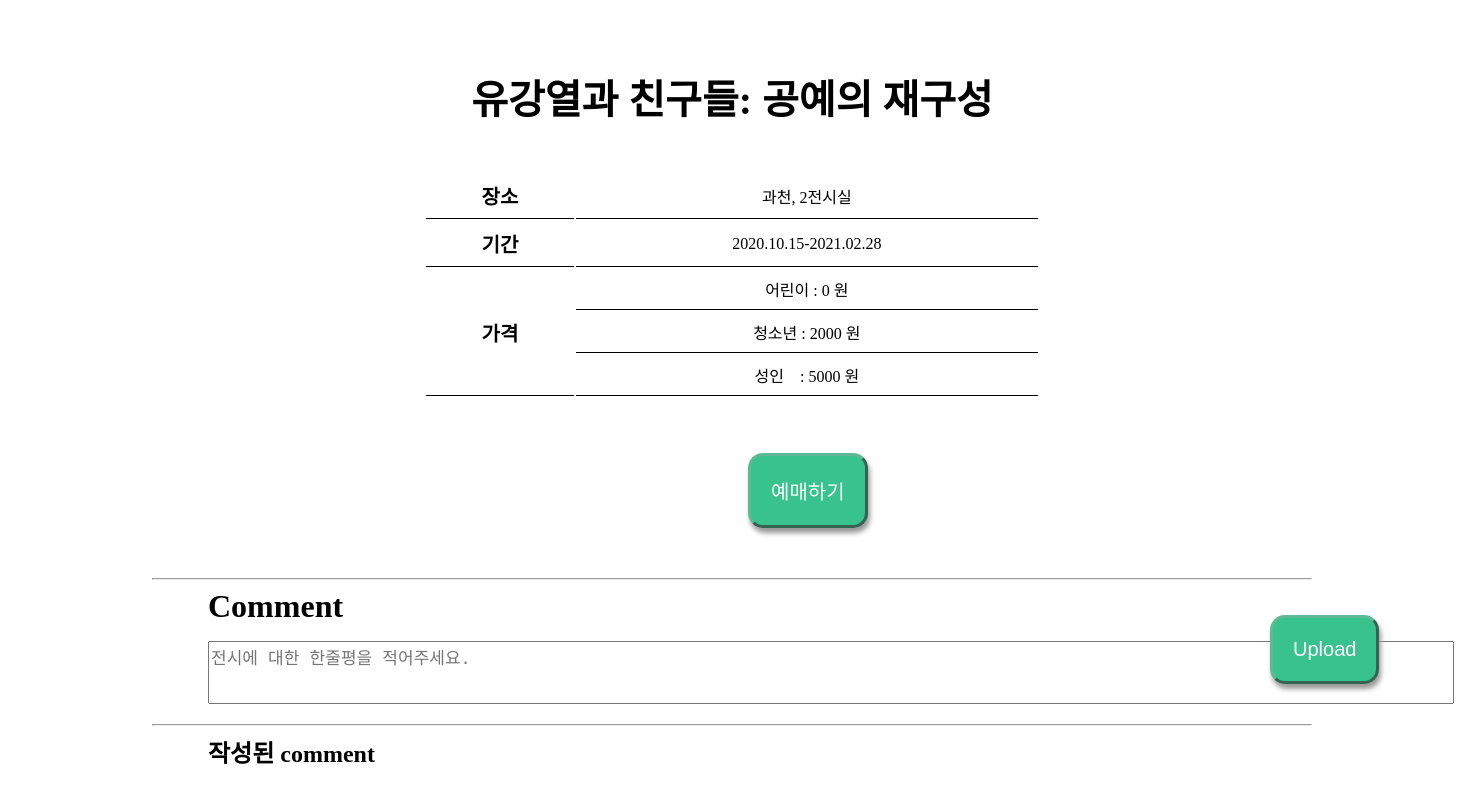
/detail_information/1/1, run on the app's committed database.
### tables this page shows
CREATE TABLE "EXHIBITION" (
	"eID"	INTEGER,
	"currentORfuture"	TEXT,
	"place"	TEXT,
	"eName"	TEXT,
	"period"	TEXT,
	"room"	TEXT,
	"childPrice"	INTEGER,
	"teenPrice"	INTEGER,
	"adultPrice"	INTEGER
);

### page.py (the view)
@app.route('/detail_information/<int:e>/<string:ID3>', methods=['GET', 'POST'])
def detail_info(e,ID3):
    db = sqlite3.connect("DB_project_data.db")
    db.row_factory = sqlite3.Row
    item = db.execute(
        'select * from EXHIBITION where eID=?',(e,)
    ).fetchall()
    data=db.execute('select cName,content from COMMENT where eID=?',(e,)).fetchall()
    db.close()
    return render_template('detail.html',items=item,ID4=ID3,datas=data)

### templates/detail.html (shortened to what this page needs)
<!DOCTYPE html>
<html>
    <head>
    </head>
    <body>
        <table class="ex">
            {% for i in items %}
            <p><th colspan="3" >{{i.eName}}</th></p>
            <tr>
                <td style="font-weight: bold;font-size:20px">
                    장소
                </td>
                <td>
                    {{i.place}}, {{i.room}}
                </td>
            </tr>
            <tr>
                <td style="font-weight: bold; font-size:20px">
                    기간
                </td>
                <td>
                    {{i.period}}
                </td>
            </tr>
            <tr>
                <td style="font-weight: bold;font-size:20px" rowspan="3">가격</td>
                <td>어린이 : {{i.childPrice}} 원</td>
            </tr>
            <tr>
                <td>청소년 : {{i.teenPrice}} 원</td>
            </tr>
            <tr>
                <td>성인 &nbsp;&nbsp;&nbsp;: {{i.adultPrice}} 원</td>
            </tr>
        </table>
        <form action="{{url_for('reserve',ID6=ID4,e=i.eID)}}" method = 'POST'>
            <div style="margin: 100px 200px 50px -530px;">
                <button class="button1" type = "submit">예매하기</button>
            </div>
        </form>
        <hr class="two" width="80%">
        <h1>Comment</h1>
        <form action="{{url_for('comment', eID = i.eID,ID5=ID4)}}" method = 'POST'>
            <ul>
                <button class = "button2" type="submit">Upload</button>
                <textarea id="msg" name="user_message" style="resize:none"
                placeholder="전시에 대한 한줄평을 적어주세요." cols="120" rows="3" margin="100px"></textarea>
            </ul>
       </form>
       {% endfor %}
       <hr class="one" width="80%">
       <h2>작성된 comment<br><br>
       </h2>
        </body>
</html>

### templates/detail.html (style rules this page uses)
textarea { margin:0px -10px 0px 160px; font-size: 17px; }
h1 { margin: 0px 20px 0px 200px; }
h2 { margin: 0px 20px 0px 200px; }
table { text-align:center;margin:auto;padding:5px; }
th { padding: 45px;font-size:40px }
td { border-bottom-style:solid;border-bottom-width:1px;padding:8px }
button[class="button1"] { display:block; padding: 20px 20px; font-size: 20px; border:rgb(95, 185, 151)outset; margin:-50px 0px 10px 1270px; background-color: rgb(56, 194, 141); text-align:center; cursor: pointer; color:rgb(255, 255, 255); transition:all 0.9s, color 0.3; border-radius: 15px; box-shadow: 2px 5px 5px 0px #999; }
button[class="button2"] { display:block; padding: 20px 20px; font-size: 20px; border:rgb(95, 185, 151)outset; margin:-50px 0px 10px 1270px; background-color: rgb(56, 194, 141); text-align:center; cursor: pointer; color:rgb(255, 255, 255); transition:all 0.9s, color 0.3; border-radius: 15px; box-shadow: 2px 5px 5px 0px #999; position: absolute; left: -0px; top: 665px; }

### data on the page
EXHIBITION: eName "유강열과 친구들: 공예의 재구성", place "과천", room "2전시실", period "2020.10.15-2021.02.28", childPrice "0", teenPrice "2000", adultPrice "5000"
